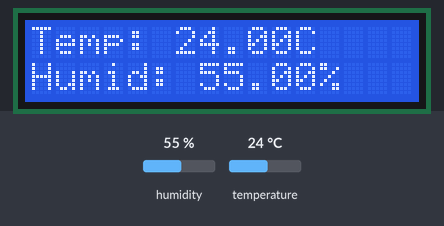
This sketch was run on a simulated Arduino Uno, built with avr-gcc and run on an emulated ATmega328P. On the bench: 16×2 character LCD. Inputs (shaded band) come from the test bench; at power-on: humidity 55 %, temperature 24 °C.

Above: at 3.2 s.
3.3 s: humidity set to 22 %
At 4.9 s:
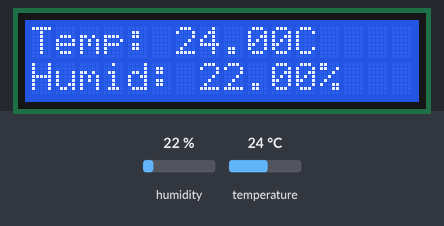
6.0 s: temperature set to 12 °C
At 7.4 s:
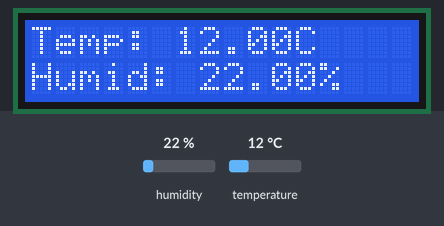
8.7 s: humidity set to 40 %
At 11.3 s:
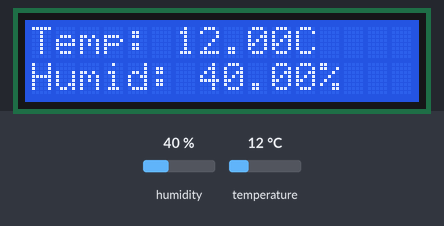
11.7 s: temperature set to 19 °C
At 12.6 s:
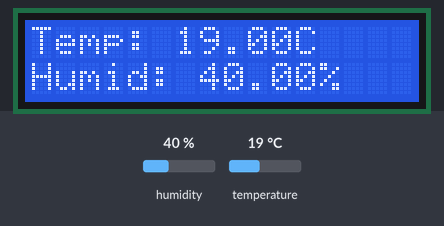
Timing chart, 0 to 14.7 s (numbered marks = the images above; inputs shaded):
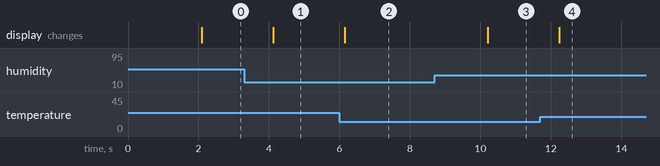

The sketch:

Air_Monitoring_System.code.ino
```cpp
#include <DHT.h>
#include <LiquidCrystal.h>

// DHT11 setup
#define DHTPIN 2        // DHT11 DATA → Arduino pin 2
#define DHTTYPE DHT11
DHT dht(DHTPIN, DHTTYPE);

// LCD pin mapping
// RS, E, D4, D5, D6, D7
LiquidCrystal lcd(7, 6, 5, 4, 3, 2);  // Matches your wiring

void setup() {
  lcd.begin(16, 2);      // LCD columns & rows
  dht.begin();           // Start DHT11
  lcd.print("Air Monitoring");
  delay(2000);
  lcd.clear();
}

void loop() {
  float temp = dht.readTemperature();      // Celsius
  float humid = dht.readHumidity();

  if (isnan(temp) || isnan(humid)) {
    lcd.setCursor(0, 0);
    lcd.print("Sensor error");
  } else {
    lcd.setCursor(0, 0);
    lcd.print("Temp: ");
    lcd.print(temp);
    lcd.print("C");

    lcd.setCursor(0, 1);
    lcd.print("Humid: ");
    lcd.print(humid);
    lcd.print("%");
  }

  delay(2000);  // Update every 2 sec
}
```

Measured:
- after the input at 3.3 s, the display: changes after 0.82 s (image 1)
- after the input at 6.0 s, the display: changes after 0.15 s (image 2)
- after the input at 8.7 s, the display: changes after 1.5 s (image 3)
- after the input at 11.7 s, the display: changes after 0.53 s (image 4)
